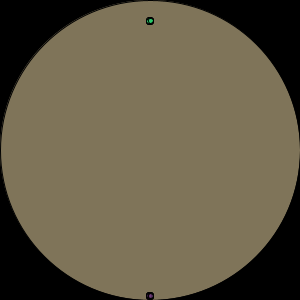
Frame 1 (no input)
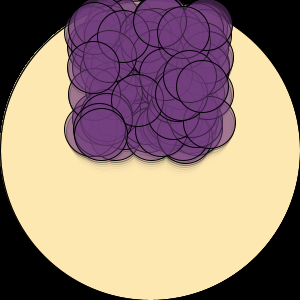
Frame 60 (the mouse pressed at the canvas centre just before this capture)
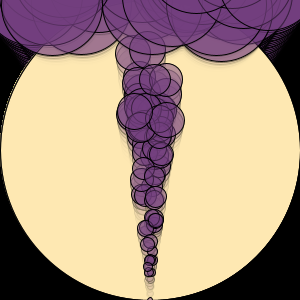
Frame 120 (the mouse held since frame 60 and released just before this capture)

The Processing sketch that drew these frames (run headless with seeded random() and noise(); from frame 60 on, the mouse is pressed at the canvas centre):

// Processing sketch: processing_41672
// ── processing_41672.pde

int numParticles = 200;

GenParticle[] p = new GenParticle[numParticles];

void setup() {
  background(0,0,0);
  colorMode(HSB, 100);
  size(300, 300);
  smooth();
  for (int i = 0; i < p.length; i++) {
    float velX = random(-1, 1);
    float velY = random(-5, -3);
    if (random(10) > 5) {
      p[i] = new firstParticle(width/2, 25, velX, velY, 5.0, width/2, 125);
    }
    else {
      p[i] = new secondParticle(width/2, height, velX, velY, 5.0, width/2, height);
    } //positions the origin of the particles
  }
}

void draw() {
  fill(12,30,100,50);
  ellipse(width/2, height/2, width, height);
  for (int i = 0; i < p.length; i++) {
    p[i].update();
    p[i].regenerate();
    p[i].display();
  }
}


class secondParticle extends GenParticle {
  float age;

  secondParticle(float xIn, float yIn, float vxIn, float vyIn, float r, float ox, float oy) {
    super(xIn, yIn, vxIn, vyIn, r, ox, oy);
    age = 0;
  }

  void display() {
    color c = color(80, 50, 50, 50);
    fill(c);
    ellipse(x, y, radius, radius);
    radius+=0.8; 
    age++; //changes size over time
  }

  void regenerate() {
    if ((x > width + radius) || (x < -radius) ||
      (y > height + radius) || (y < -radius)) {
      x = originX;
      y = originY;
      vx = random(-0.5, 0.5);
      vy = random(-7.0, -5.0);
      radius = 5.0;
      age = 0;
    }
  }
}


class firstParticle extends GenParticle {
  float age;

  firstParticle(float xIn, float yIn, float vxIn, float vyIn, float r, float ox, float oy) {
    super(xIn, yIn, vxIn, vyIn, r, ox, oy);
    age = random(100);
  }

  void update() {
    if (y >= height - radius) {
      y = height - radius;
      vy = -0.5 * vy;
    }
    vy = vy + gravity;
    y += vy;
    x += vx;
    age++;
  }

  void display() {
    color c = color(40, 80, 80);
    fill(c);
    ellipse(x, y, radius, radius);
    radius= radius+.1; //changes radius with age
  }

  void regenerate() {
    if (age > 300) {   
      x = originX;
      y = originY;
      vx = random(-1.5, 1.5);   
      vy = random(-1, -0.5);
      age = 0;
      radius = 5.0;
    }
  }
}


class GenParticle extends Particle {
  float originX, originY;

  GenParticle(float xIn, float yIn, float vxIn, float vyIn, float r, float ox, float oy) {
    super(xIn, yIn, vxIn, vyIn, r);
    originX = ox;
    originY = oy;
  }

  void regenerate() {
    if ((x > width + radius) || (x < -radius) ||
      (y > height + radius) || (y < -radius)) {
      x = originX;
      y = originY;
      vx = random(-1.0, 1.0);
      vy = random(-4.0, -2.0);
    }
  }
}


class Particle {
  float x, y; 
  float vx, vy;
  float radius;
  float gravity = 0.01;

  Particle(float xpos, float ypos, float velx, float vely, float r) {
    x = xpos;
    y = ypos;
    vx = velx;
    vy = vely;
    radius = r;
  }

  void update() {
    vy = vy + gravity;
    y += vy;
    x += vx;
  }

  void display() {
  }
}

//alteration of Nick Senske's code demo
